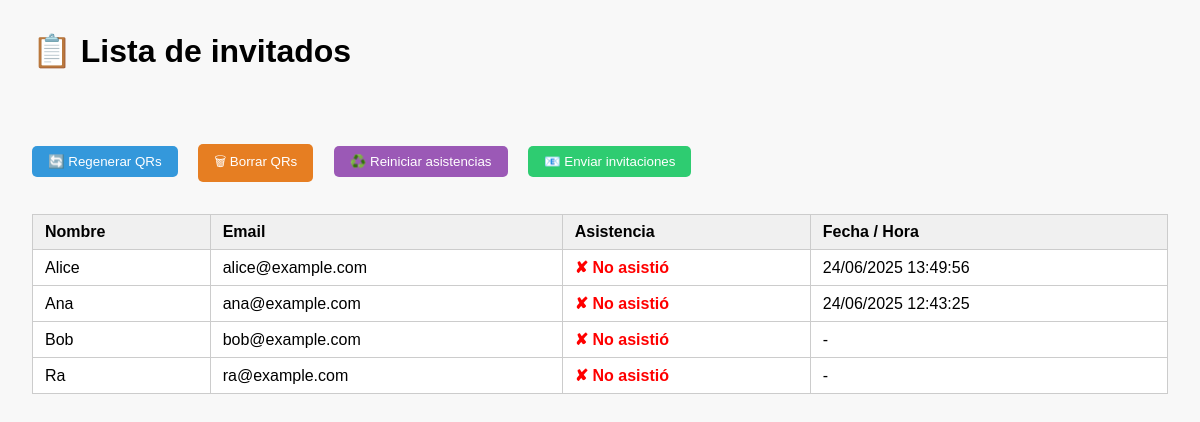
Before: / with the older database file.
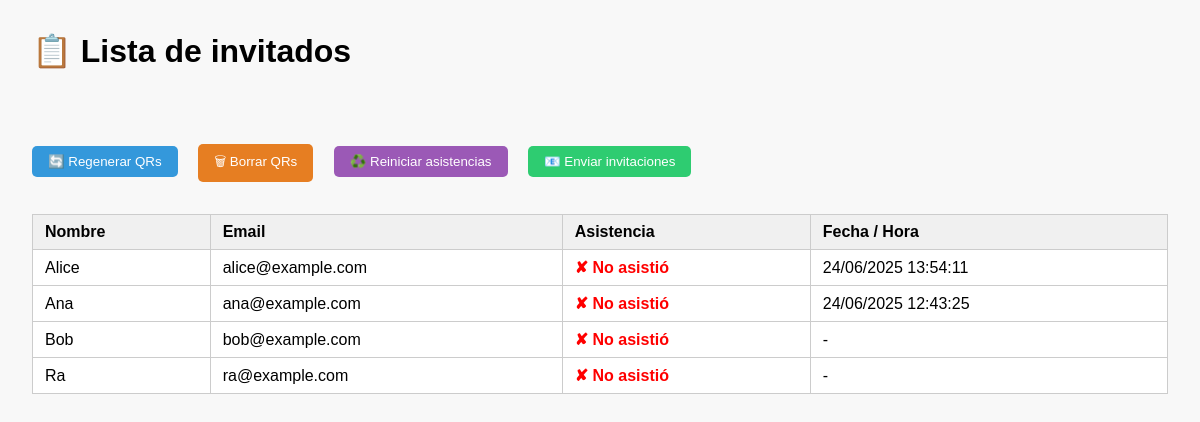
After: the same page with the newer database file.
### main.py (models this page shows)
class Invitado(Base):
    __tablename__ = "invitados"
    id = Column(String, primary_key=True, index=True)
    nombre = Column(String, nullable=False)
    email = Column(String, nullable=True, unique=True)
    ha_asistido = Column(Boolean, default=False)
    fecha_hora = Column(DateTime, nullable=True)  # agregar esta línea

### main.py (the view)
@app.get("/", response_class=HTMLResponse)
def home(request: Request, msg: str = None):
    db = SessionLocal()
    invitados = db.query(Invitado).order_by(Invitado.nombre).all()
    db.close()
    return templates.TemplateResponse("inicio.html", {"request": request, "invitados": invitados, "msg": msg})

### templates/inicio.html (shortened to what this page needs)
<!DOCTYPE html>
<html lang="es">
<head>
</head>
<body>
    <h1>📋 Lista de invitados</h1>
    <div class="acciones">
        <form method="post" action="/regenerar" style="display:inline;">
            <button type="submit" class="regenerar">🔄 Regenerar QRs</button>
        </form>
        <form method="post" action="/limpiar" style="display:inline;">
            <button type="submit" class="limpiar">🗑 Borrar QRs</button>
        </form>
        <form method="post" action="/reset-asistencias" style="display:inline;">
            <button type="submit" class="reiniciar">♻️ Reiniciar asistencias</button>
        </form>
        <form method="post" action="/enviar-emails" style="display:inline;">
            <button type="submit" class="emails">📧 Enviar invitaciones</button>
        </form>
    </div>
    <table>
        <thead>
            <tr>
                <th>Nombre</th>
                <th>Email</th>
                <th>Asistencia</th>
                <th>Fecha / Hora</th>
            </tr>
        </thead>
        <tbody>
            {% for invitado in invitados %}
            <tr>
                <td>{{ invitado.nombre }}</td>
                <td>{{ invitado.email or '-' }}</td>
                <td>
                    {% if invitado.ha_asistido %}
                        <span class="asistio">✔ Asistió</span>
                    {% else %}
                        <span class="no-asistio">✘ No asistió</span>
                    {% endif %}
                </td>
                <td>
                    {% if invitado.fecha_hora %}
                        {{ invitado.fecha_hora.strftime("%d/%m/%Y %H:%M:%S") }}
                    {% else %}
                        -
                    {% endif %}
                </td>
            </tr>
            {% endfor %}
        </tbody>
    </table>
</body>
</html>

### templates/inicio.html (style rules this page uses)
body { font-family: sans-serif; margin: 2rem; background-color: #f8f8f8; }
h1 { margin-bottom: 1rem; }
.acciones { margin-bottom: 2rem; }
button { padding: 0.5rem 1rem; margin-right: 1rem; border: none; border-radius: 5px; cursor: pointer; }
.regenerar { background-color: #3498db; color: white; }
.limpiar { background-color: #e67e22; color: white; }
.reiniciar { background-color: #9b59b6; color: white; }
.emails { background-color: #2ecc71; color: white; }
table { border-collapse: collapse; width: 100%; background: white; }
th, td { border: 1px solid #ccc; padding: 8px 12px; text-align: left; }
th { background-color: #f0f0f0; }
.no-asistio { color: red; font-weight: bold; }

Changed rows visible on the page:
changed Invitado "Alice": fecha_hora "24/06/2025 13:49:56" → "24/06/2025 13:54:11"
